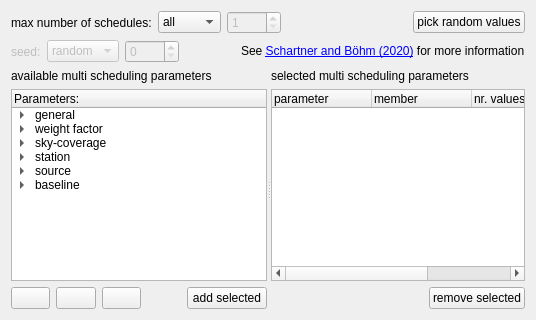
     <widget class="QWidget" name="tab_3">
      <attribute name="title">
       <string>parameters</string>
      </attribute>
      <layout class="QVBoxLayout" name="verticalLayout_48" stretch="0,0,1">
       <item>
        <layout class="QHBoxLayout" name="horizontalLayout_106">
         <item>
          <widget class="QLabel" name="label_82">
           <property name="text">
            <string>max number of schedules:</string>
           </property>
          </widget>
         </item>
         <item>
          <widget class="QComboBox" name="comboBox_multiSched_maxNumber">
           <property name="toolTip">
            <string>maximum number of created schedules</string>
           </property>
           <property name="statusTip">
            <string>maximum number of created schedules</string>
           </property>
           <item>
            <property name="text">
             <string>all</string>
            </property>
           </item>
           <item>
            <property name="text">
             <string>select</string>
            </property>
           </item>
          </widget>
         </item>
         <item>
          <widget class="QSpinBox" name="spinBox_multiSched_maxNumber">
           <property name="enabled">
            <bool>false</bool>
           </property>
           <property name="toolTip">
            <string>set maximum number of created schedules</string>
           </property>
           <property name="statusTip">
            <string>set maximum number of created schedules</string>
           </property>
           <property name="minimum">
            <number>1</number>
           </property>
           <property name="maximum">
            <number>9999</number>
           </property>
           <property name="singleStep">
            <number>8</number>
           </property>
          </widget>
         </item>
         <item>
          <spacer name="horizontalSpacer_4">
           <property name="orientation">
            <enum>Qt::Orientation::Horizontal</enum>
           </property>
           <property name="sizeHint" stdset="0">
            <size>
             <width>40</width>
             <height>20</height>
            </size>
           </property>
          </spacer>
         </item>
         <item>
          <widget class="QPushButton" name="pushButton_ms_pick_random">
           <property name="text">
            <string>pick random values</string>
           </property>
           <property name="checkable">
            <bool>true</bool>
           </property>
           <property name="checked">
            <bool>false</bool>
           </property>
          </widget>
         </item>
        </layout>
       </item>
       <item>
        <layout class="QHBoxLayout" name="horizontalLayout_4">
         <property name="bottomMargin">
          <number>0</number>
         </property>
         <item>
          <widget class="QLabel" name="label_multiSched_seed">
           <property name="enabled">
            <bool>false</bool>
           </property>
           <property name="text">
            <string>seed:</string>
           </property>
          </widget>
         </item>
         <item>
          <widget class="QComboBox" name="comboBox_multiSched_seed">
           <property name="enabled">
            <bool>false</bool>
           </property>
           <property name="toolTip">
            <string>set seed for multi scheduling selection</string>
           </property>
           <property name="statusTip">
            <string>set seed for multi scheduling selection</string>
           </property>
           <property name="whatsThis">
            <string>&lt;html&gt;&lt;head/&gt;&lt;body&gt;&lt;p&gt;&lt;span style=&quot; font-size:11pt;&quot;&gt;If you create &lt;/span&gt;&lt;span style=&quot; font-size:11pt; font-weight:600;&quot;&gt;less then the maximum amount of possible schedules &lt;/span&gt;&lt;span style=&quot; font-size:11pt;&quot;&gt;some parameter combinations are &lt;/span&gt;&lt;span style=&quot; font-size:11pt; font-weight:600;&quot;&gt;chosen randomly&lt;/span&gt;&lt;span style=&quot; font-size:11pt;&quot;&gt;.&lt;/span&gt;&lt;/p&gt;&lt;p&gt;&lt;span style=&quot; font-size:11pt;&quot;&gt;You can set a &lt;/span&gt;&lt;span style=&quot; font-size:11pt; font-weight:600;&quot;&gt;seed&lt;/span&gt;&lt;span style=&quot; font-size:11pt;&quot;&gt; here that &lt;/span&gt;&lt;span style=&quot; font-size:11pt; font-weight:600;&quot;&gt;always the same parameters are chosen&lt;/span&gt;&lt;span style=&quot; font-size:11pt;&quot;&gt;. &lt;/span&gt;&lt;/p&gt;&lt;p&gt;&lt;span style=&quot; font-size:11pt;&quot;&gt;This might help you if you want to &lt;/span&gt;&lt;span style=&quot; font-size:11pt; font-weight:600;&quot;&gt;test different things&lt;/span&gt;&lt;span style=&quot; font-size:11pt;&quot;&gt;. &lt;/span&gt;&lt;/p&gt;&lt;/body&gt;&lt;/html&gt;</string>
           </property>
           <item>
            <property name="text">
             <string>random</string>
            </property>
           </item>
           <item>
            <property name="text">
             <string>select</string>
            </property>
           </item>
          </widget>
         </item>
         <item>
          <widget class="QSpinBox" name="spinBox_multiSched_seed">
           <property name="enabled">
            <bool>false</bool>
           </property>
           <property name="toolTip">
            <string>seed for multi scheduling selection</string>
           </property>
           <property name="statusTip">
            <string>seed for multi scheduling selection</string>
           </property>
           <property name="whatsThis">
            <string>&lt;html&gt;&lt;head/&gt;&lt;body&gt;&lt;p&gt;&lt;span style=&quot; font-size:11pt;&quot;&gt;If you create &lt;/span&gt;&lt;span style=&quot; font-size:11pt; font-weight:600;&quot;&gt;less then the maximum amount of possible schedules &lt;/span&gt;&lt;span style=&quot; font-size:11pt;&quot;&gt;some parameter combinations are &lt;/span&gt;&lt;span style=&quot; font-size:11pt; font-weight:600;&quot;&gt;chosen randomly&lt;/span&gt;&lt;span style=&quot; font-size:11pt;&quot;&gt;.&lt;/span&gt;&lt;/p&gt;&lt;p&gt;&lt;span style=&quot; font-size:11pt;&quot;&gt;You can set a &lt;/span&gt;&lt;span style=&quot; font-size:11pt; font-weight:600;&quot;&gt;seed&lt;/span&gt;&lt;span style=&quot; font-size:11pt;&quot;&gt; here that &lt;/span&gt;&lt;span style=&quot; font-size:11pt; font-weight:600;&quot;&gt;always the same parameters are chosen&lt;/span&gt;&lt;span style=&quot; font-size:11pt;&quot;&gt;. &lt;/span&gt;&lt;/p&gt;&lt;p&gt;&lt;span style=&quot; font-size:11pt;&quot;&gt;This might help you if you want to &lt;/span&gt;&lt;span style=&quot; font-size:11pt; font-weight:600;&quot;&gt;test different things&lt;/span&gt;&lt;span style=&quot; font-size:11pt;&quot;&gt;. &lt;/span&gt;&lt;/p&gt;&lt;/body&gt;&lt;/html&gt;</string>
           </property>
           <property name="maximum">
            <number>9999</number>
           </property>
          </widget>
         </item>
         <item>
          <spacer name="horizontalSpacer_60">
           <property name="orientation">
            <enum>Qt::Orientation::Horizontal</enum>
           </property>
           <property name="sizeHint" stdset="0">
            <size>
             <width>40</width>
             <height>20</height>
            </size>
           </property>
          </spacer>
         </item>
         <item>
          <widget class="QLabel" name="label">
           <property name="text">
            <string>&lt;html&gt;&lt;head/&gt;&lt;body&gt;&lt;p&gt;See &lt;a href=&quot;https://doi.org/10.1007/s00190-019-01340-z&quot;&gt;&lt;span style=&quot; text-decoration: underline; color:#0000ff;&quot;&gt;Schartner and Böhm (2020)&lt;/span&gt;&lt;/a&gt; for more information&lt;/p&gt;&lt;/body&gt;&lt;/html&gt;</string>
           </property>
           <property name="openExternalLinks">
            <bool>true</bool>
           </property>
           <property name="textInteractionFlags">
            <set>Qt::TextInteractionFlag::TextBrowserInteraction</set>
           </property>
          </widget>
         </item>
        </layout>
       </item>
       <item>
        <widget class="QSplitter" name="splitter_5">
         <property name="orientation">
          <enum>Qt::Orientation::Horizontal</enum>
         </property>
         <widget class="QWidget" name="layoutWidget">
          <layout class="QVBoxLayout" name="verticalLayout_33">
           <item>
            <widget class="QLabel" name="label_20">
             <property name="text">
              <string>available multi scheduling parameters</string>
             </property>
            </widget>
           </item>
           <item>
            <widget class="QTreeWidget" name="treeWidget_multiSched">
             <property name="toolTip">
              <string>select multi scheduling parameter</string>
             </property>
             <property name="statusTip">
              <string>select multi scheduling parameter</string>
             </property>
             <attribute name="headerHighlightSections">
              <bool>false</bool>
             </attribute>
             <attribute name="headerShowSortIndicator" stdset="0">
              <bool>false</bool>
             </attribute>
             <column>
              <property name="text">
               <string>Parameters:</string>
              </property>
             </column>
             <item>
              <property name="text">
               <string>general</string>
              </property>
              <property name="icon">
               <iconset resource="../myresources.qrc">
                <normaloff>:/icons/icons/applications-internet-2.png</normaloff>:/icons/icons/applications-internet-2.png</iconset>
              </property>
              <item>
               <property name="text">
                <string>subnetting</string>
               </property>
              </item>
              <item>
               <property name="text">
                <string>subnetting min source angle</string>
               </property>
              </item>
              <item>
               <property name="text">
                <string>subnetting min participating stations</string>
               </property>
              </item>
              <item>
               <property name="text">
                <string>fillin-mode during scan selection</string>
               </property>
              </item>
              <item>
               <property name="text">
                <string>fillin-mode influence on scan selection</string>
               </property>
              </item>
              <item>
               <property name="text">
                <string>fillin-mode a posteriori</string>
               </property>
              </item>
              <item>
               <property name="text">
                <string>focus corner switch cadence</string>
               </property>
              </item>
             </item>
             <item>
              <property name="text">
               <string>weight factor</string>
              </property>
              <property name="icon">
               <iconset resource="../myresources.qrc">
                <normaloff>:/icons/icons/weight.png</normaloff>:/icons/icons/weight.png</iconset>
              </property>
              <item>
               <property name="text">
                <string>sky-coverage</string>
               </property>
              </item>
              <item>
               <property name="text">
                <string>#observations/scan(s)</string>
               </property>
              </item>
              <item>
               <property name="text">
                <string>duration</string>
               </property>
              </item>
              <item>
               <property name="text">
                <string>average stations</string>
               </property>
              </item>
              <item>
               <property name="text">
                <string>average sources</string>
               </property>
              </item>
              <item>
               <property name="text">
                <string>average baselines</string>
               </property>
              </item>
              <item>
               <property name="text">
                <string>idle time</string>
               </property>
              </item>
              <item>
               <property name="text">
                <string>idle time interval</string>
               </property>
              </item>
              <item>
               <property name="text">
                <string>#closures</string>
               </property>
              </item>
              <item>
               <property name="text">
                <string>max closures</string>
               </property>
              </item>
              <item>
               <property name="text">
                <string>low declination</string>
               </property>
              </item>
              <item>
               <property name="text">
                <string>low declination begin</string>
               </property>
              </item>
              <item>
               <property name="text">
                <string>low declination full</string>
               </property>
              </item>
              <item>
               <property name="text">
                <string>low elevation</string>
               </property>
              </item>
              <item>
               <property name="text">
                <string>low elevation begin</string>
               </property>
              </item>
              <item>
               <property name="text">
                <string>low elevation full</string>
               </property>
              </item>
             </item>
             <item>
              <property name="text">
               <string>sky-coverage</string>
              </property>
              <property name="icon">
               <iconset resource="../myresources.qrc">
                <normaloff>:/icons/icons/sky_coverage.png</normaloff>:/icons/icons/sky_coverage.png</iconset>
              </property>
              <item>
               <property name="text">
                <string>influence distance</string>
               </property>
              </item>
              <item>
               <property name="text">
                <string>influence time</string>
               </property>
              </item>
             </item>
             <item>
              <property name="text">
               <string>station</string>
              </property>
              <property name="icon">
               <iconset resource="../myresources.qrc">
                <normaloff>:/icons/icons/station.png</normaloff>:/icons/icons/station.png</iconset>
              </property>
              <item>
               <property name="text">
                <string>weight</string>
               </property>
              </item>
              <item>
               <property name="text">
                <string>min slew time</string>
               </property>
              </item>
              <item>
               <property name="text">
                <string>max slew time</string>
               </property>
              </item>
              <item>
               <property name="text">
                <string>min slew distance</string>
               </property>
              </item>
              <item>
               <property name="text">
                <string>max slew distance</string>
               </property>
              </item>
              <item>
               <property name="text">
                <string>max wait time</string>
               </property>
              </item>
              <item>
               <property name="text">
                <string>min elevation</string>
               </property>
              </item>
              <item>
               <property name="text">
                <string>max #scans (up front)</string>
               </property>
              </item>
              <item>
               <property name="text">
                <string>max #scans (distributed)</string>
               </property>
              </item>
              <item>
               <property name="text">
                <string>max scan time</string>
               </property>
              </item>
              <item>
               <property name="text">
                <string>min scan time</string>
               </property>
              </item>
             </item>
             <item>
              <property name="text">
               <string>source</string>
              </property>
              <property name="icon">
               <iconset resource="../myresources.qrc">
                <normaloff>:/icons/icons/source.png</normaloff>:/icons/icons/source.png</iconset>
              </property>
              <item>
               <property name="text">
                <string>weight</string>
               </property>
              </item>
              <item>
               <property name="text">
                <string>min #sites</string>
               </property>
              </item>
              <item>
               <property name="text">
                <string>min flux</string>
               </property>
              </item>
              <item>
               <property name="text">
                <string>max #scans</string>
               </property>
              </item>
              <item>
               <property name="text">
                <string>min elevation</string>
               </property>
              </item>
              <item>
               <property name="text">
                <string>min sun distance</string>
               </property>
              </item>
              <item>
               <property name="text">
                <string>max scan time</string>
               </property>
              </item>
              <item>
               <property name="text">
                <string>min scan time</string>
               </property>
              </item>
              <item>
               <property name="text">
                <string>min repeat time</string>
               </property>
              </item>
             </item>
             <item>
              <property name="text">
               <string>baseline</string>
              </property>
              <property name="icon">
               <iconset resource="../myresources.qrc">
                <normaloff>:/icons/icons/baseline.png</normaloff>:/icons/icons/baseline.png</iconset>
              </property>
              <item>
               <property name="text">
                <string>weight</string>
               </property>
              </item>
              <item>
               <property name="text">
                <string>max scan time</string>
               </property>
              </item>
              <item>
               <property name="text">
                <string>min scan time</string>
               </property>
              </item>
             </item>
            </widget>
           </item>
           <item>
            <layout class="QHBoxLayout" name="horizontalLayout_91">
             <item>
              <widget class="QPushButton" name="pushButton_addGroupStationSetup_2">
               <property name="sizePolicy">
                <sizepolicy hsizetype="Fixed" vsizetype="Fixed">
                 <horstretch>1</horstretch>
                 <verstretch>0</verstretch>
                </sizepolicy>
               </property>
               <property name="minimumSize">
                <size>
                 <width>20</width>
                 <height>0</height>
                </size>
               </property>
               <property name="toolTip">
                <string>add new station group</string>
               </property>
               <property name="statusTip">
                <string>add new station group</string>
               </property>
               <property name="text">
                <string/>
               </property>
               <property name="icon">
                <iconset resource="../myresources.qrc">
                 <normaloff>:/icons/icons/station_group_plus.png</normaloff>:/icons/icons/station_group_plus.png</iconset>
               </property>
               <property name="iconSize">
                <size>
                 <width>16</width>
                 <height>16</height>
                </size>
               </property>
              </widget>
             </item>
             <item>
              <widget class="QPushButton" name="pushButton_addGroupsourceSetup_2">
               <property name="toolTip">
                <string>add new source group</string>
               </property>
               <property name="statusTip">
                <string>add new source group</string>
               </property>
               <property name="text">
                <string/>
               </property>
               <property name="icon">
                <iconset resource="../myresources.qrc">
                 <normaloff>:/icons/icons/source_group_plus.png</normaloff>:/icons/icons/source_group_plus.png</iconset>
               </property>
              </widget>
             </item>
             <item>
              <widget class="QPushButton" name="pushButton_addGroupBaselineSetup_2">
               <property name="sizePolicy">
                <sizepolicy hsizetype="Fixed" vsizetype="Fixed">
                 <horstretch>1</horstretch>
                 <verstretch>0</verstretch>
                </sizepolicy>
               </property>
               <property name="minimumSize">
                <size>
                 <width>20</width>
                 <height>0</height>
                </size>
               </property>
               <property name="toolTip">
                <string>add new baseline group</string>
               </property>
               <property name="statusTip">
                <string>add new baseline group</string>
               </property>
               <property name="text">
                <string/>
               </property>
               <property name="icon">
                <iconset resource="../myresources.qrc">
                 <normaloff>:/icons/icons/baseline_group_plus.png</normaloff>:/icons/icons/baseline_group_plus.png</iconset>
               </property>
               <property name="iconSize">
                <size>
                 <width>16</width>
                 <height>16</height>
                </size>
               </property>
              </widget>
             </item>
             <item>
              <spacer name="horizontalSpacer_17">
               <property name="orientation">
                <enum>Qt::Orientation::Horizontal</enum>
               </property>
               <property name="sizeHint" stdset="0">
                <size>
                 <width>40</width>
                 <height>20</height>
                </size>
               </property>
              </spacer>
             </item>
             <item>
              <widget class="QPushButton" name="pushButton_multiSchedAddSelected">
               <property name="toolTip">
                <string>add selected multi scheduling parameter</string>
               </property>
               <property name="statusTip">
                <string>add selected multi scheduling parameter</string>
               </property>
               <property name="text">
                <string>add selected</string>
               </property>
               <property name="icon">
                <iconset resource="../myresources.qrc">
                 <normaloff>:/icons/icons/edit-add.png</normaloff>:/icons/icons/edit-add.png</iconset>
               </property>
              </widget>
             </item>
            </layout>
           </item>
          </layout>
         </widget>
         <widget class="QWidget" name="layoutWidget_2">
          <layout class="QVBoxLayout" name="verticalLayout_9">
           <item>
            <widget class="QLabel" name="label_21">
             <property name="text">
              <string>selected multi scheduling parameters</string>
             </property>
            </widget>
           </item>
           <item>
            <widget class="QTreeWidget" name="treeWidget_multiSchedSelected">
             <property name="toolTip">
              <string>list of all multi scheduling parameters</string>
             </property>
             <property name="statusTip">
              <string>list of all multi scheduling parameters</string>
             </property>
             <column>
              <property name="text">
               <string>parameter</string>
              </property>
             </column>
             <column>
              <property name="text">
               <string>member</string>
              </property>
             </column>
             <column>
              <property name="text">
               <string>nr. values</string>
              </property>
             </column>
             <column>
              <property name="text">
               <string>list of values</string>
              </property>
             </column>
            </widget>
           </item>
           <item>
            <layout class="QHBoxLayout" name="horizontalLayout_63">
             <item>
              <spacer name="horizontalSpacer_12">
               <property name="orientation">
                <enum>Qt::Orientation::Horizontal</enum>
               </property>
               <property name="sizeHint" stdset="0">
                <size>
                 <width>40</width>
                 <height>20</height>
                </size>
               </property>
              </spacer>
             </item>
             <item>
              <widget class="QPushButton" name="pushButton_25">
               <property name="toolTip">
                <string>remove selected multi scheduling parameter</string>
               </property>
               <property name="statusTip">
                <string>remove selected multi scheduling parameter</string>
               </property>
               <property name="text">
                <string>remove selected</string>
               </property>
               <property name="icon">
                <iconset resource="../myresources.qrc">
                 <normaloff>:/icons/icons/edit-delete-6.png</normaloff>:/icons/icons/edit-delete-6.png</iconset>
               </property>
              </widget>
             </item>
            </layout>
           </item>
          </layout>
         </widget>
        </widget>
       </item>
      </layout>
     </widget>
